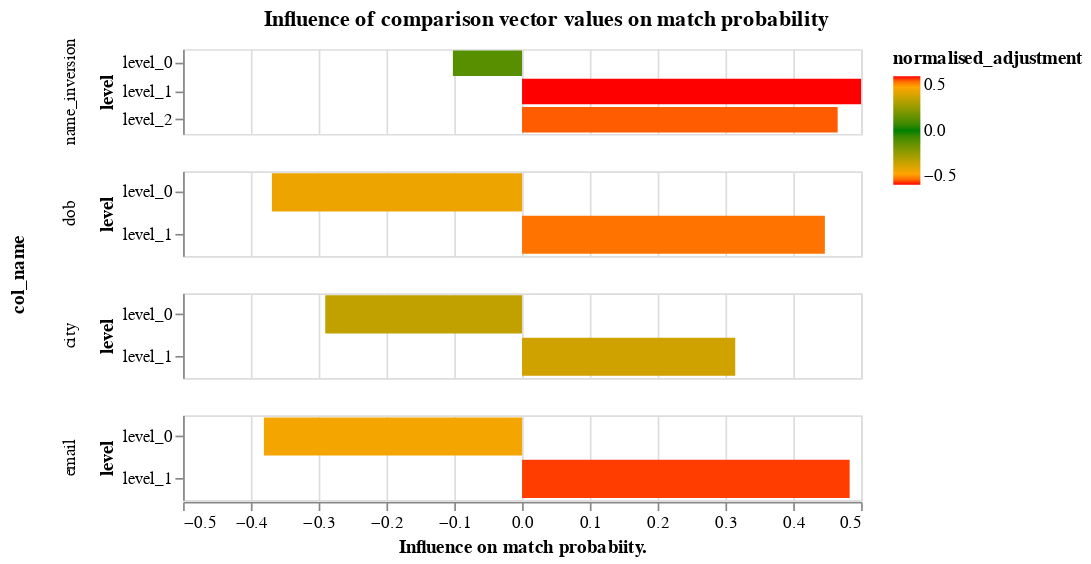

Write notebook code for a chart like this one.
### Markdown cell above
An alternative representation of the parameters displays them in terms of the effect different values in the comparison vectors have on the match probability:

### Code cell
params.adjustment_factor_chart()

### Figure 1 — Vega-Lite specification as saved in the notebook (floating-point values rounded to 4 significant figures)
{"$schema": "https://vega.github.io/schema/vega-lite/v3.4.0.json", "config": {"mark": {"tooltip": null}, "title": {"anchor": "middle"}, "view": {"height": 300, "width": 400}}, "data": {"name": "data-1e86ac0b2726b48315b4a258ffc17d3f"}, "datasets": {"data-1e86ac0b2726b48315b4a258ffc17d3f": [{"adjustment": 0.398, "col_name": "name_inversion", "level": "level_0", "m": 0.6559, "normalised_adjustment": -0.102, "u": 0.9921}, {"adjustment": 1.0, "col_name": "name_inversion", "level": "level_1", "m": 0.1237, "normalised_adjustment": 0.5, "u": 2.153e-06}, {"adjustment": 0.9655, "col_name": "name_inversion", "level": "level_2", "m": 0.2204, "normalised_adjustment": 0.4655, "u": 0.007883}, {"adjustment": 0.1311, "col_name": "dob", "level": "level_0", "m": 0.1435, "normalised_adjustment": -0.3689, "u": 0.9517}, {"adjustment": 0.9466, "col_name": "dob", "level": "level_1", "m": 0.8565, "normalised_adjustment": 0.4466, "u": 0.04831}, {"adjustment": 0.2097, "col_name": "city", "level": "level_0", "m": 0.2181, "normalised_adjustment": -0.2903, "u": 0.8219}, {"adjustment": 0.8144, "col_name": "city", "level": "level_1", "m": 0.7819, "normalised_adjustment": 0.3144, "u": 0.1781}, {"adjustment": 0.1192, "col_name": "email", "level": "level_0", "m": 0.1334, "normalised_adjustment": -0.3808, "u": 0.9852}, {"adjustment": 0.9832, "col_name": "email", "level": "level_1", "m": 0.8666, "normalised_adjustment": 0.4832, "u": 0.01484}]}, "encoding": {"color": {"field": "normalised_adjustment", "scale": {"domain": [-0.5, -0.4, 0, 0.4, 0.5], "range": ["red", "orange", "green", "orange", "red"]}, "type": "quantitative"}, "row": {"field": "col_name", "sort": {"field": "gamma"}, "type": "nominal"}, "tooltip": [{"field": "col_name", "type": "nominal"}, {"field": "normalised_adjustment", "type": "quantitative"}], "x": {"axis": {"title": "Influence on match probabiity."}, "field": "normalised_adjustment", "scale": {"domain": [-0.5, 0.5]}, "type": "quantitative"}, "y": {"field": "level", "type": "nominal"}}, "height": 50, "mark": "bar", "resolve": {"scale": {"y": "independent"}}, "title": "Influence of comparison vector values on match probability"}
